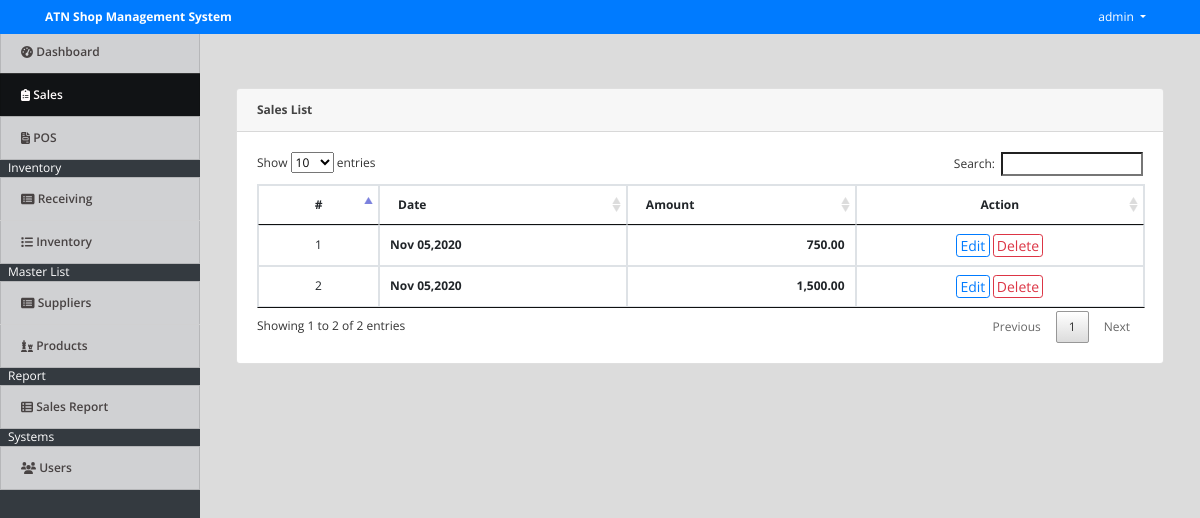
The page /index.php?page=sales (signed in) on the database its author committed.
### tables this page shows
CREATE TABLE `sales` (
  `id` int(30) NOT NULL,
  `user_id` int(30) NOT NULL,
  `total_amount` float NOT NULL,
  `amount_tendered` int(30) NOT NULL,
  `inventory_ids` text NOT NULL,
  `date_created` datetime NOT NULL DEFAULT current_timestamp()
);

### sales.php (the view, shortened to what this page needs)
<?php include('db_connect.php');?>
<div class="container-fluid">
	<div class="col-lg-12">
		<div class="row">
			<div class="col-md-12">
				<div class="card">
					<div class="card-header">
						<b>Sales List</b>
					</div>
					<div class="card-body">
						<table class="table table-condensed table-bordered table-hover">
							<thead>
								<tr>
									<th class="text-center">#</th>
									<th class="">Date</th>
									<th class="">Amount</th>
									<th class="text-center">Action</th>
								</tr>
							</thead>
							<tbody>
								<?php
								$i = 1;
								$order = $conn->query("SELECT * FROM sales order by unix_timestamp(date_created) desc ");
								while($row=$order->fetch_assoc()):
								?>
								<tr>
									<td class="text-center"><?php echo $i++ ?></td>
									<td>
										<p> <b><?php echo date("M d,Y",strtotime($row['date_created'])) ?></b></p>
									</td>
									<td>
										<p class="text-right"> <b><?php echo number_format($row['total_amount'],2) ?></b></p>
									</td>
									<td class="text-center">
										<button class="btn btn-sm btn-outline-primary " type="button" onclick="location.href='pos/index.php?id=<?php echo $row['id'] ?>'" data-id="<?php echo $row['id'] ?>" >Edit</button>
										<button class="btn btn-sm btn-outline-danger delete_order" type="button" data-id="<?php echo $row['id'] ?>">Delete</button>
									</td>
								</tr>
								<?php endwhile; ?>
							</tbody>
						</table>
					</div>
				</div>
			</div>
		</div>
	</div>
</div>

### assets/css/style.css (style rules this page uses)
body { font-family: "Open Sans", sans-serif; color: #444444; width: 100%; height: calc(100%); font-size: 12px; }
.btn-sm { padding: .0001rem .2rem; }

### index.php (style rules this page uses)
body { background: #80808045; }

### sales.php (style rules this page uses)
td { vertical-align: middle !important; }
td p { margin: unset }

### rows shown on the page
sales: date_created "Nov 05,2020", total_amount "750.00"
sales: date_created "Nov 05,2020", total_amount "1,500.00"

### other values the page prints
$_SESSION['login_name'] "admin"
